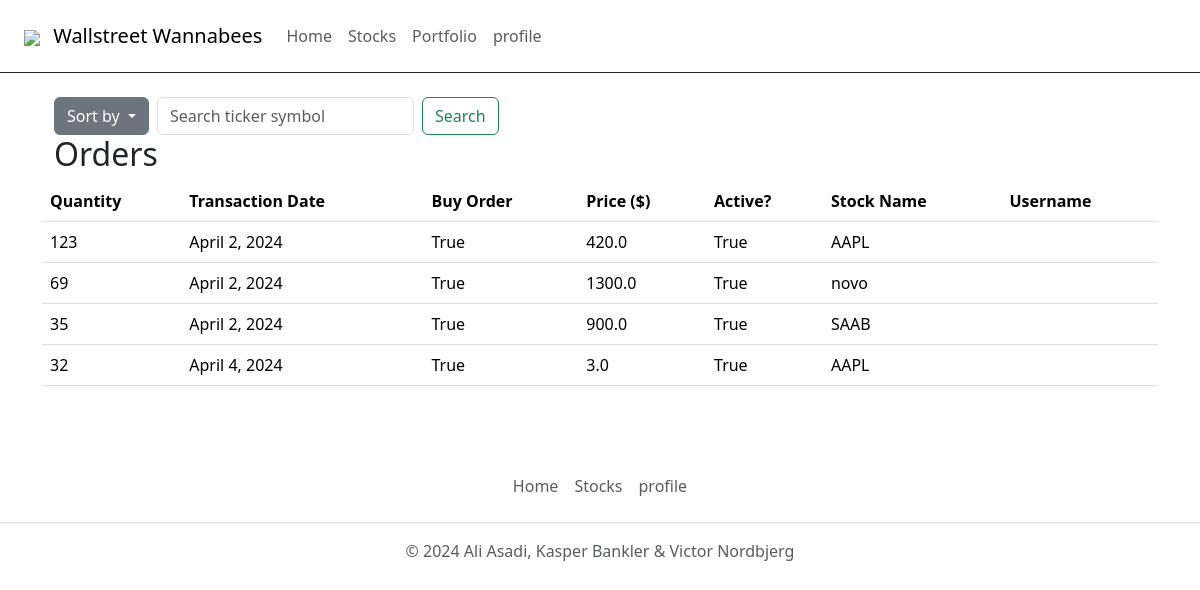
Before: /portfolio/ (signed in) with the older database file.
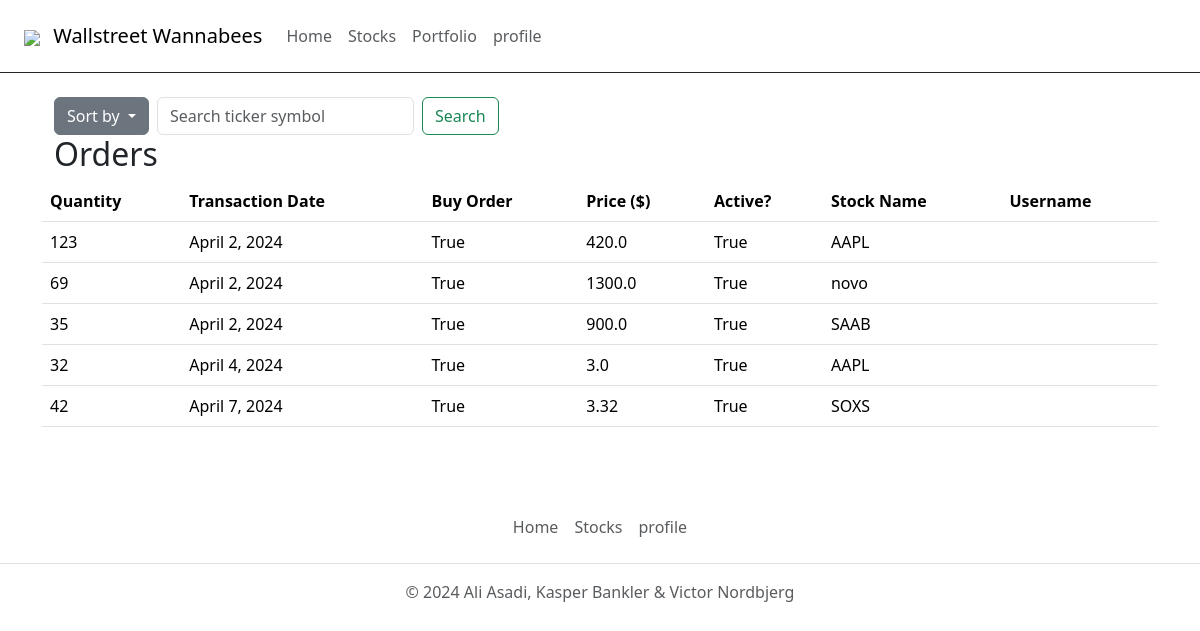
After: the same page with the newer database file.
### portfolio/models.py (models this page shows, shortened)
class Order(models.Model):
    quantity = models.IntegerField()
    transactionDate = models.DateField(auto_now_add=True, auto_now=False)
    stock = models.CharField(max_length=255)
    isBuyOrder = models.BooleanField(max_length=255, default=True)
    price = models.FloatField(max_length=255)
    isActive = models.BooleanField(max_length=255, default=True)
    user = models.ForeignKey(CustomUser, on_delete=models.CASCADE)

### portfolio/views.py (the view)
# urls.py: path('', views.index, name='index'),
@login_required
def index(request, sort=None):
    orders = Order.objects.filter(user=request.user, isActive=True)
    orders = list(orders.values())  # Konverterer orders til list af dictionaries
    if sort == 'price':
        quicksort(orders, 0, len(orders) - 1, "price", descending=True)
    return render(request, "index.html", {"orders": orders})

### portfolio/templates/index.html (shortened to what this page needs)
{% extends "base.html" %}
{% block content %}
<div class="container">
  <div class="row">
    <div class="col">
      <div class="d-flex align-items-center">
        <div class="dropdown">
          <a
            class="btn btn-secondary dropdown-toggle"
            href="#"
            role="button"
            data-bs-toggle="dropdown"
            aria-expanded="false"
          >
            Sort by
          </a>
        </div>
        <form class="d-flex ms-2" role="search" id="searchForm">
          <input
            class="form-control me-2"
            type="search"
            placeholder="Search ticker symbol"
            aria-label="Search"
            id="searchInput"
          />
          <button class="btn btn-outline-success" type="submit">Search</button>
        </form>
      </div>
      </div>
      <h2>Orders</h2>
      <table class="table">
        <thead>
          <tr>
            <th>Quantity</th>
            <th>Transaction Date</th>
            <th>Buy Order</th>
            <th>Price ($)</th>
            <th>Active?</th>
            <th>Stock Name</th>
            <th>Username</th>
          </tr>
        </thead>
        <tbody>
          {% for order in orders %}
            <tr>
              <td>{{ order.quantity }}</td>
              <td>{{ order.transactionDate }}</td>
              <td>{{ order.isBuyOrder }}</td>
              <td>{{ order.price }}</td>
              <td>{{ order.isActive }}</td>
              <td>{{ order.stock }}</td>
              <td>{{ order.user }}</td>
            </tr>
          {% endfor %}
        </tbody>
      </table>
    </div>
  </div>
{% endblock %}

Changed rows visible on the page:
added Order: quantity "42", transactionDate "April 7, 2024", isBuyOrder "True", price "3.32", isActive "True", stock "SOXS"
